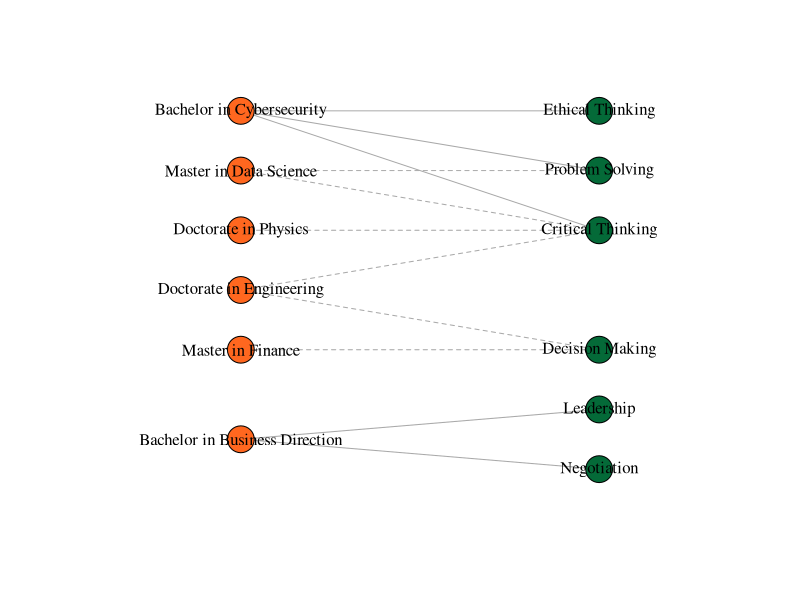

Reproduce this figure in R.
library(igraph)
library(readr)
# Your data
data <- read_csv("HypotheticalData.csv")

# Create a bipartite graph
bn <- graph_from_data_frame(data, directed = FALSE)

bipartite.mapping(bn)
V(bn)$type <- bipartite_mapping(bn)$type
V(bn)$color <- ifelse(V(bn)$type, "#FF671F", "#046A38")
# Set edge attributes
E(bn)$linetype <- ifelse(E(bn)$ProgramType == "Undergraduate", 1, 2)  # 1 for solid, 2 for dashed


layout <- layout_as_bipartite(bn)
rotated_layout <- cbind(layout[, 2], -layout[, 1])  # Swap x and y coordinates and negate y
plot(bn, vertex.label = V(bn)$name, layout = rotated_layout, main = "",
     vertex.label.color = "black", edge.lty = E(bn)$linetype)